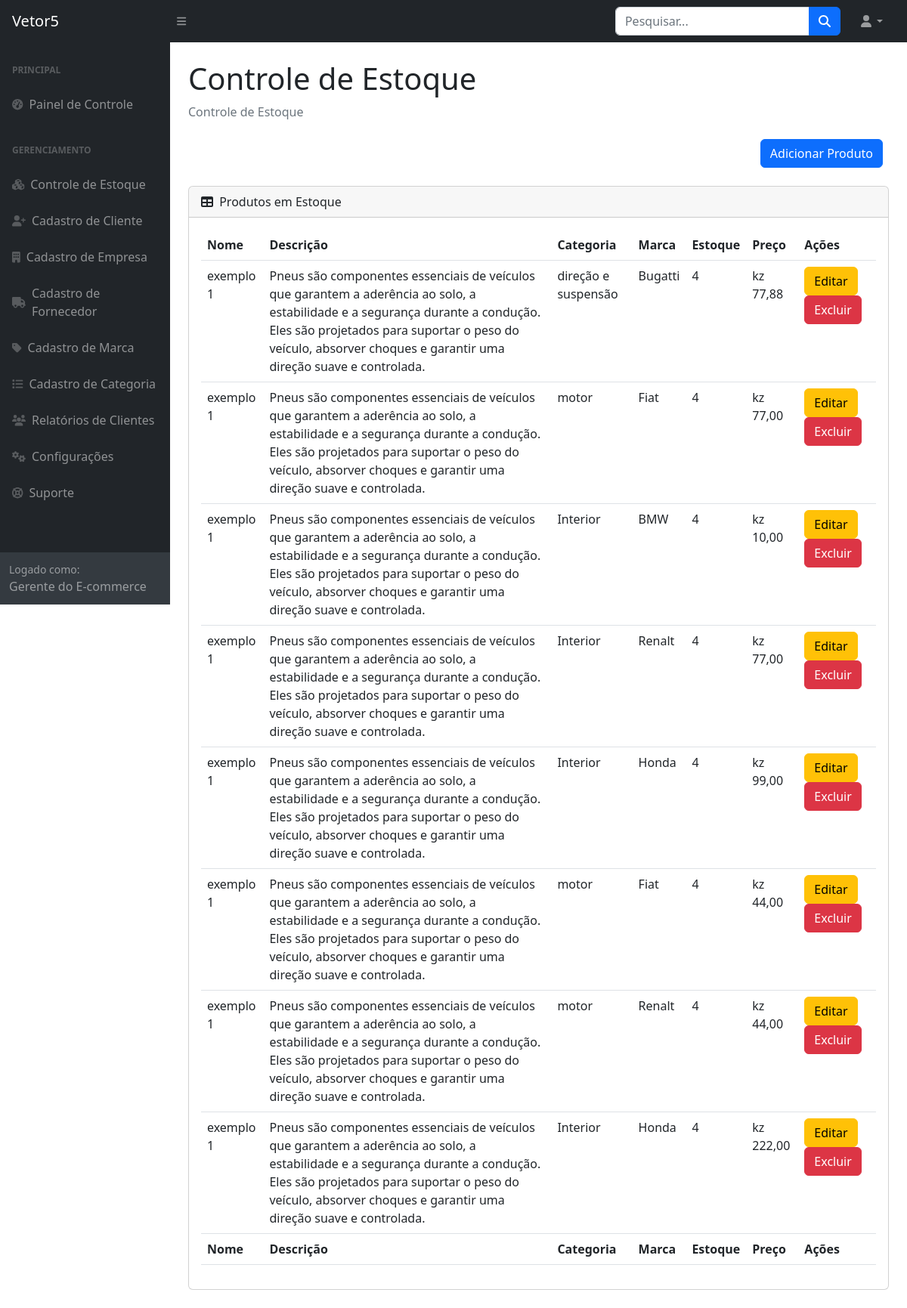
Page /vetor5/estoque/ on the committed database.
### usuarios/models.py (models this page shows, shortened)
class Produtos(models.Model):
    nome = models.CharField(max_length=50)
    descricao = models.TextField(max_length=600)
    marca = models.ForeignKey(Marca_produto, on_delete=models.CASCADE)
    categoria = models.ForeignKey(Categoria_produto, on_delete=models.CASCADE)
    estoque = models.CharField(max_length=40)
    preco = models.FloatField()
    preco_promocional = models.FloatField()
    imagem = models.FileField(upload_to='imagem/')
    peso = models.FloatField()
    dimensao = models.CharField(max_length=50)
    compatibilidade = models.CharField(max_length=50)
    quantidade_fornecida = models.IntegerField()
    material = models.CharField(max_length=50)
    condicao = models.ForeignKey(Condicao, on_delete=models.CASCADE)
    instrucao_instalacao = models.TextField(max_length=300, blank=True)
    fornecedor = models.ForeignKey(Fornecedor, on_delete=models.CASCADE)
    garantia = models.CharField(max_length=50)
    prazo_entrega = models.CharField(max_length=50)
    data_criacao = models.DateTimeField(default=timezone.now)  # Novo campo adicionado

class Categoria_produto(models.Model):
    nome = models.CharField(max_length=40)
    def __str__(self):
        return self.nome
    class Meta:
        verbose_name_plural = "Categoria do produto"

class Marca_produto(models.Model):
    nome = models.CharField(max_length=50)
    def __str__(self):
        return self.nome
    class Meta:
        verbose_name_plural = "Marcas dos produtos"

### usuarios/views.py (the view)
# urls.py: path('estoque/', views.lista_estoque, name='lista_estoque'),
def lista_estoque(request):
    estoques = Produtos.objects.all()
    return render(request, 'estoque.html', {'estoques': estoques})

### usuarios/templates/estoque.html (shortened to what this page needs)
{% load static %}
<!DOCTYPE html>
<html lang="en">
    <head>
        <link href="https://cdn.jsdelivr.net/npm/simple-datatables@7.1.2/dist/style.min.css" rel="stylesheet" />
        <link href="{% static 'css/styles.css' %}" rel="stylesheet" />
    </head>
    <body class="sb-nav-fixed">
        <nav class="sb-topnav navbar navbar-expand navbar-dark bg-dark">
            <a class="navbar-brand ps-3" href="{% url 'index' %}">Vetor5</a>
            <button class="btn btn-link btn-sm order-1 order-lg-0 me-4 me-lg-0" id="sidebarToggle" href="#!"><i class="fas fa-bars"></i></button>
            <form action="{% url 'pesquisare' %}" class="d-none d-md-inline-block form-inline ms-auto me-0 me-md-3 my-2 my-md-0" method="GET"> {% csrf_token %}
                <div class="input-group">
                    <input name="mome_filtrar" class="form-control" type="text" placeholder="Pesquisar..." aria-label="Pesquisar..." aria-describedby="btnNavbarSearch" />
                    <button class="btn btn-primary" id="btnNavbarSearch" type="button"><i class="fas fa-search"></i></button>
                </div>
            </form>
            <ul class="navbar-nav ms-auto ms-md-0 me-3 me-lg-4">
                <li class="nav-item dropdown">
                    <a class="nav-link dropdown-toggle" id="navbarDropdown" href="#" role="button" data-bs-toggle="dropdown" aria-expanded="false"><i class="fas fa-user fa-fw"></i></a>
                </li>
            </ul>
        </nav>
        <div id="layoutSidenav">
            <div id="layoutSidenav_nav">
                <nav class="sb-sidenav accordion sb-sidenav-dark" id="sidenavAccordion">
                    <div class="sb-sidenav-menu">
                        <div class="nav">
                            <div class="sb-sidenav-menu-heading">Principal</div>
                            <a class="nav-link" href="{% url 'gerente' %}">
                                <div class="sb-nav-link-icon"><i class="fas fa-tachometer-alt"></i></div>
                                Painel de Controle
                            </a>
                            <div class="sb-sidenav-menu-heading">Gerenciamento</div>
                            <a class="nav-link" href="{% url 'lista_estoque' %}">
                                <div class="sb-nav-link-icon"><i class="fas fa-cubes"></i></div>
                                Controle de Estoque
                            </a>
                            <a class="nav-link" href="{% url 'adicionar_cliente' %}">
                                <div class="sb-nav-link-icon"><i class="fas fa-user-plus"></i></div>
                                Cadastro de Cliente
                            </a>
                            <a class="nav-link" href="{% url 'adicionar_empresa' %}">
                                <div class="sb-nav-link-icon"><i class="fas fa-building"></i></div>
                                Cadastro de Empresa
                            </a>
                            <a class="nav-link" href="{% url 'criar_fornecedor' %}">
                                <div class="sb-nav-link-icon"><i class="fas fa-truck"></i></div>
                                Cadastro de Fornecedor
                            </a>
                            <a class="nav-link" href="{% url 'marca' %}">
                                <div class="sb-nav-link-icon"><i class="fas fa-tag"></i></div>
                                Cadastro de Marca
                            </a>
                            <a class="nav-link" href="{% url 'adicionar_categoria' %}">
                                <div class="sb-nav-link-icon"><i class="fas fa-list"></i></div>
                                Cadastro de Categoria
                            </a>
                            <a class="nav-link" href="{% url 'todos_os_pedidos' %}">
                                <div class="sb-nav-link-icon"><i class="fas fa-users"></i></div>
                                Relatórios de Clientes
                            </a>
                            <a class="nav-link" href="{% url 'perfil_gerente' %}">
                                <div class="sb-nav-link-icon"><i class="fas fa-cogs"></i></div>
                                Configurações
                            </a>
                            <a class="nav-link" href="suporte.html">
                                <div class="sb-nav-link-icon"><i class="fas fa-life-ring"></i></div>
                                Suporte
                            </a>
                        </div>
                    </div>
                    <div class="sb-sidenav-footer">
                        <div class="small">Logado como:</div>
                        Gerente do E-commerce
                    </div>
                </nav>
            </div>
            <div id="layoutSidenav_content">
                <main>
                    <div class="container-fluid px-4">
                        <h1 class="mt-4">Controle de Estoque</h1>
                        <ol class="breadcrumb mb-4">
                            <li class="breadcrumb-item active">Controle de Estoque</li>
                        </ol>
                        <div class="d-flex mb-4 justify-content-end">
                            <a href="{% url 'adicionar_produto' %}" class="btn btn-primary me-2">Adicionar Produto</a>
                        </div>
                        <div class="card mb-4">
                            <div class="card-header">
                                <i class="fas fa-table me-1"></i>
                                Produtos em Estoque
                            </div>
                            <div class="card-body">
                                <table id="datatablesSimple" class="table">
                                    <thead>
                                        <tr>
                                            <th>Nome</th>
                                            <th>Descrição</th>
                                            <th>Categoria</th>
                                            <th>Marca</th>
                                            <th>Estoque</th>
                                            <th>Preço</th>
                                            <th>Ações</th>
                                        </tr>
                                    </thead>
                                    <tfoot>
                                        <tr>
                                            <th>Nome</th>
                                            <th>Descrição</th>
                                            <th>Categoria</th>
                                            <th>Marca</th>
                                            <th>Estoque</th>
                                            <th>Preço</th>
                                            <th>Ações</th>
                                        </tr>
                                    </tfoot>
                                    <tbody>
                                        {% for produto in estoques %}
                                            <tr>
                                                <td>{{ produto.nome }}</td>
                                                <td>{{ produto.descricao }}</td>
                                                <td>{{ produto.categoria }}</td>
                                                <td>{{ produto.marca }}</td>
                                                <td>{{ produto.estoque }}</td>
                                                <td>kz {{ produto.preco|floatformat:2 }}</td>
                                                <td>
                                                    <a href="" class="btn btn-warning">Editar</a>
                                                    <button type="button" class="btn btn-danger">Excluir</button>
                                                </td>
                                            </tr>
                                        {% endfor %}
                                    </tbody>
                                </table>
                            </div>
                        </div>
                    </div>
                </main>
            </div>
        </div>
    </body>
</html>

### rows in the picture
Produtos: nome "exemplo 1", descricao "Pneus são componentes essenciais de veículos que garantem a aderência ao solo, a estabilidade e a segurança durante a condução. Eles são projetados para suportar o peso do veículo, absorver choques e garantir uma direção suave e controlada.", categoria "direção e suspensão", marca "Bugatti", estoque "4", preco "77,88"
Produtos: nome "exemplo 1", descricao "Pneus são componentes essenciais de veículos que garantem a aderência ao solo, a estabilidade e a segurança durante a condução. Eles são projetados para suportar o peso do veículo, absorver choques e garantir uma direção suave e controlada.", categoria "motor", marca "Fiat", estoque "4", preco "77,00"
Produtos: nome "exemplo 1", descricao "Pneus são componentes essenciais de veículos que garantem a aderência ao solo, a estabilidade e a segurança durante a condução. Eles são projetados para suportar o peso do veículo, absorver choques e garantir uma direção suave e controlada.", categoria "Interior", marca "BMW", estoque "4", preco "10,00"
Produtos: nome "exemplo 1", descricao "Pneus são componentes essenciais de veículos que garantem a aderência ao solo, a estabilidade e a segurança durante a condução. Eles são projetados para suportar o peso do veículo, absorver choques e garantir uma direção suave e controlada.", categoria "Interior", marca "Renalt", estoque "4", preco "77,00"
Produtos: nome "exemplo 1", descricao "Pneus são componentes essenciais de veículos que garantem a aderência ao solo, a estabilidade e a segurança durante a condução. Eles são projetados para suportar o peso do veículo, absorver choques e garantir uma direção suave e controlada.", categoria "Interior", marca "Honda", estoque "4", preco "99,00"
Produtos: nome "exemplo 1", descricao "Pneus são componentes essenciais de veículos que garantem a aderência ao solo, a estabilidade e a segurança durante a condução. Eles são projetados para suportar o peso do veículo, absorver choques e garantir uma direção suave e controlada.", categoria "motor", marca "Fiat", estoque "4", preco "44,00"
Produtos: nome "exemplo 1", descricao "Pneus são componentes essenciais de veículos que garantem a aderência ao solo, a estabilidade e a segurança durante a condução. Eles são projetados para suportar o peso do veículo, absorver choques e garantir uma direção suave e controlada.", categoria "motor", marca "Renalt", estoque "4", preco "44,00"
Produtos: nome "exemplo 1", descricao "Pneus são componentes essenciais de veículos que garantem a aderência ao solo, a estabilidade e a segurança durante a condução. Eles são projetados para suportar o peso do veículo, absorver choques e garantir uma direção suave e controlada.", categoria "Interior", marca "Honda", estoque "4", preco "222,00"
